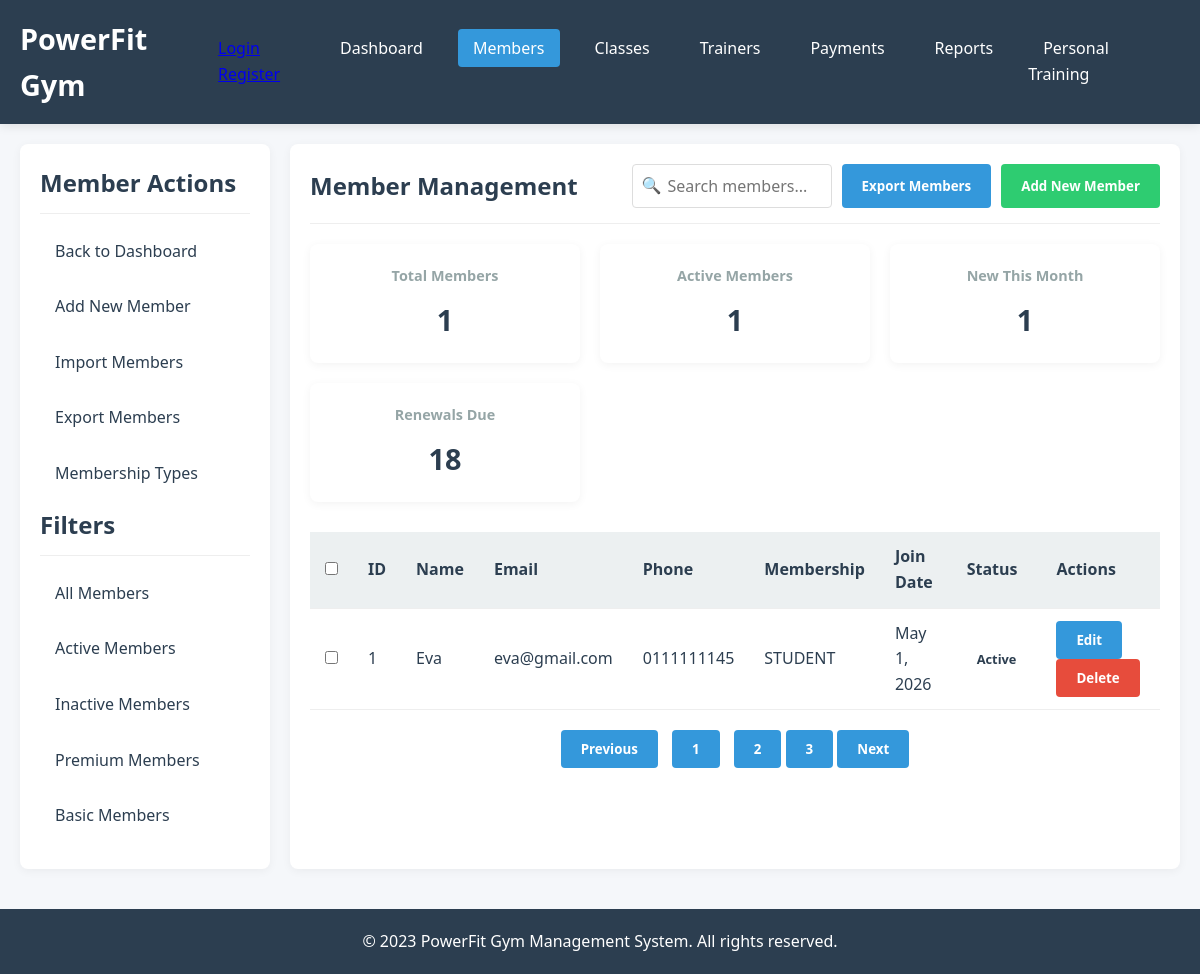
Before: /members/ with the older database file.
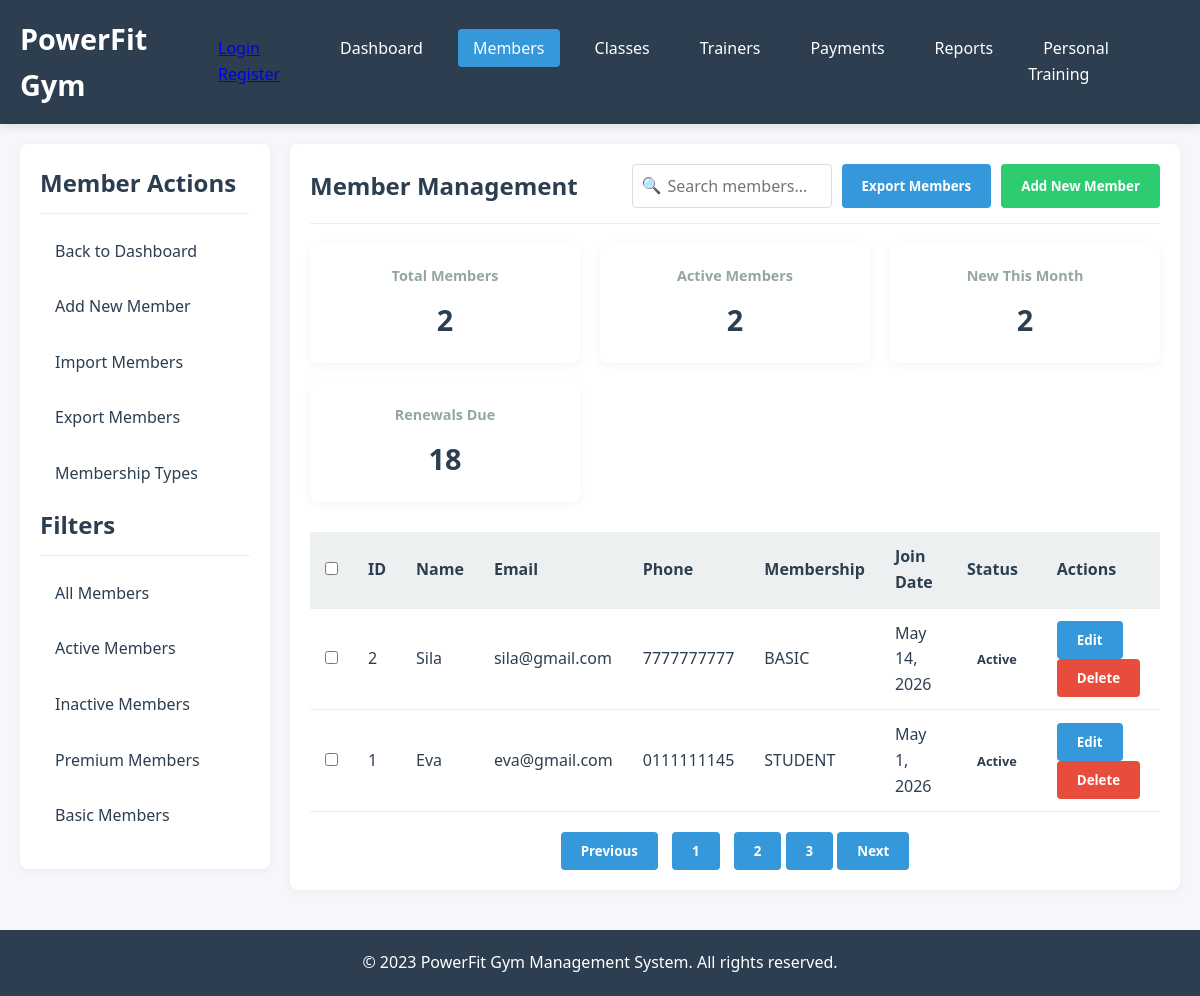
After: the same page with the newer database file.
### mainApp/models.py (models this page shows, shortened)
class Member(models.Model):
    class Membership(models.TextChoices):
        BASIC: str = "BASIC", "Basic"
        PREMIUM: str = "PREMIUM", "Premium"
        STUDENT: str = "STUDENT", "Student"
    class Status(models.TextChoices):
        ACTIVE: str = "ACTIVE", "Active"
        INACTIVE = "INACTIVE", "Inactive"
    member_id = models.CharField(
        max_length= 255,
        db_index = True,
        unique = True,
        help_text= 'Unique identifier for the member'
    )
    name = models.CharField(
        max_length= 255,
        db_index = True
    )
    email = models.EmailField()
    phone = models.CharField(
        max_length=10
    )
    membership = models.CharField(
        max_length = 255,
        choices = Membership.choices,
        default = Membership.BASIC
    )
    join_date = models.DateField()
    status = models.CharField(
        max_length = 10,
        choices = Status.choices,
        default = Status.ACTIVE
    )
    created_at = models.DateTimeField(auto_now_add = True)
    updated_at = models.DateTimeField(auto_now = True)
    class Meta:
        ordering = ["-join_date"] # ordering members on the list
        indexes = [
            models.Index(fields=["member_id"]),
            models.Index(fields = ["status", "membership"])
        ]
        verbose_name = "Member"
        verbose_name_plural = "Members"

### mainApp/views.py (the view, shortened to what this page needs)
# urls.py: path('members/', views.members, name='members'),
def members(request):
    members = Member.objects.all()
    total_members = Member.objects.count()
    active_members = Member.objects.filter(status='ACTIVE').count()
    now = timezone.now()
    new_this_month = Member.objects.filter(join_date__month = now.month).count()
    format_form = FormatForm()
    import_form = CsvFileForm(request.POST or None, request.FILES or None)
    """Export members data"""
    '''Import members data'''
    if import_form.is_valid():
        import_form.save()
        import_form = CsvFileForm()
    context = {"members":members,"format_form" : format_form,"import_form":import_form, "total_members": total_members, "active_members": active_members, "new_this_month": new_this_month}
    return render(request, 'mainApp/members.html', context)

### mainApp/forms.py
class FormatForm(forms.Form):
    format = forms.ChoiceField(label="format", choices=FORMAT_CHOICES)

### csvs/forms.py (shortened to what this page needs)
class CsvFileForm(forms.ModelForm):
    class Meta:
        model = Csv
        fields = ('file_name', 'activated')  # Include all fields you want editable
    def __init__(self, *args, **kwargs):
        super().__init__(*args, **kwargs)
        self.fields['file_name'].widget.attrs.update({'class': 'form-control'})
        self.fields['activated'].widget.attrs.update({'class': 'form-check-input'})

### templates/mainApp/members.html (shortened to what this page needs)
{% extends 'mainApp/base.html' %} {% load static %} {% block page_css %}
<link rel="stylesheet" href="{% static 'css/mainApp/members.css' %}" />
{% endblock page_css %} {% block content %}
<div class="main-content">
  <aside class="sidebar">
    <h2>Member Actions</h2>
    <ul class="sidebar-menu">
      <li><a href="{% url 'dashboard' %}">Back to Dashboard</a></li>
      <li><a href="{% url 'add_member' %}">Add New Member</a></li>
      <li><a href="#" id="uploadMembersBtn">Import Members</a></li>
      <li><a href="{% url 'export_members' %}">Export Members</a></li>
      <li><a href="#">Membership Types</a></li>
    </ul>
    <h2>Filters</h2>
    <ul class="sidebar-menu">
      <li><a href="#">All Members</a></li>
      <li><a href="#">Active Members</a></li>
      <li><a href="#">Inactive Members</a></li>
      <li><a href="#">Premium Members</a></li>
      <li><a href="#">Basic Members</a></li>
    </ul>
  </aside>
  <main class="content">
    <div class="content-header">
      <h2>Member Management</h2>
      <div style="display: flex; gap: 10px">
        <div class="search-wrapper">
          <input
            type="text"
            id="searchMembers"
            class="form-control search-input"
            placeholder="Search members..."
          />
          <span class="search-icon">🔍</span>
        </div>
        <button class="btn" id="exportMembersBtn">Export Members</button>
        <button class="btn btn-success" onclick="openModal('addMemberModal')">
          Add New Member
        </button>
      </div>
    </div>
    <div class="stats-grid">
      <div class="stat-card">
        <h3>Total Members</h3>
        <div class="value">{{ total_members|default:"247" }}</div>
      </div>
      <div class="stat-card">
        <h3>Active Members</h3>
        <div class="value">{{ active_members|default:"218" }}</div>
      </div>
      <div class="stat-card">
        <h3>New This Month</h3>
        <div class="value">{{ new_this_month|default:"12" }}</div>
      </div>
      <div class="stat-card">
        <h3>Renewals Due</h3>
        <div class="value">{{ renewals_due|default:"18" }}</div>
      </div>
    </div>
    <table>
      <thead>
        <tr>
          <th style="width: 40px">
            <input type="checkbox" id="selectAllMembers" />
          </th>
          <th>ID</th>
          <th>Name</th>
          <th>Email</th>
          <th>Phone</th>
          <th>Membership</th>
          <th>Join Date</th>
          <th>Status</th>
          <th>Actions</th>
        </tr>
      </thead>
      <tbody id="membersTableBody">
        {% for member in members %}
        <tr>
          <td>
            <input
              type="checkbox"
              class="member-checkbox"
              value="{{ member.id }}"
            />
          </td>
          <td>{{ member.id }}</td>
          <td>{{ member.name }}</td>
          <td>{{ member.email }}</td>
          <td>{{ member.phone }}</td>
          <td>{{ member.membership }}</td>
          <td>{{ member.join_date }}</td>
          <td>
            <span class="status {{ member.status }}"
              >{{ member.status|title }}</span
            >
          </td>
          <td>
            <button class="btn btn-sm">Edit</button>
            <button class="btn btn-danger btn-sm">Delete</button>
          </td>
        </tr>
        {% empty %}
        <tr>
          <td colspan="9" style="text-align: center; padding: 40px">
            No members found
          </td>
        </tr>
        {% endfor %}
      </tbody>
    </table>
    <div style="text-align: center; margin-top: 20px">
      <button class="btn">Previous</button>
      <button class="btn" style="margin: 0 10px">1</button>
      <button class="btn">2</button>
      <button class="btn">3</button>
      <button class="btn">Next</button>
    </div>
  </main>
</div>
{% endblock %}

Changed rows visible on the page:
added Member: id "2", name "Sila", email "sila@gmail.com", phone "7777777777", membership "BASIC", join_date "May 14, 2026", status "Active"
Other visible differences:
{{ total_members|default:"247" }}: "1" → "2"
{{ active_members|default:"218" }}: "1" → "2"
{{ new_this_month|default:"12" }}: "1" → "2"
